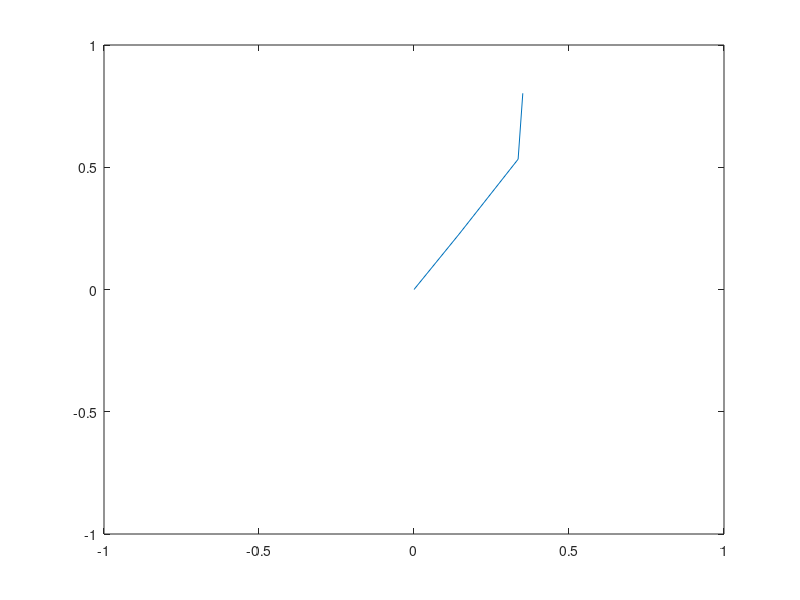

Write MATLAB code to recreate this figure.
L1= 0.27;   % length of the first limb segment
L2= 0.36;   % length of the second limb segment
L3= 0.27;   % length of the third limb segments

alfa1(1)=0;  % the starting angle of the first segment respect to the horizpntal line
alfa2(1)=0;  %% the starting angle of the second segment respect to the first segment
alfa3(1)=0;  %% the starting angle of the third segment respect to the second segment
               

for i=1:100
    alfa1(i)=cos(pi*(-((i/100)-0.5)^2+0.25));    % this function gives the first joint as it is changing in time (in 100 time steps)
    alfa2(i)=sin(i*(pi/9)^4/100);    % this function gives the first joint as it is changing in time (in 100 time steps);
    alfa3(i)=sin(i*(pi/6)/100);    % this function gives the first joint as it is changing in time (in 100 time steps)
end

    
for k=1:100
    Ex(k)=L1*cos(alfa1(k)); % x coordinate of the second joint (elbow) in the kth time step.
    Ey(k)=L1*sin(alfa1(k)); % y coordinate of the second joint (elbow) in the kth time step.
    
    Wx(k)=Ex(k)+L2*(cos(alfa1(k)+alfa2(k))); % x coordinate of the third joint (wrist) in the kth time step.
    Wy(k)=Ey(k)+L2*(sin(alfa1(k)+alfa2(k))); % y coordinate of the second joint (elbow) in the kth time step.
    
    EPx(k)=Wx(k)+L3*(cos(alfa1(k)+alfa2(k)+alfa3(k))); % x coordinate of the endpoint of the limb.
    EPy(k)=Wy(k)+L3*(sin(alfa1(k)+alfa2(k)+alfa3(k))); % y coordinate of the endpoint of the limb.
end

for k=1:100
    plot([0 Ex(k) Wx(k) EPx(k)], [0 Ey(k) Wy(k) EPy(k)]) % plots the moving limb in the kth timestep.
    axis([-1 1 -1 1]); % range of the axis of the figure in which the =mkivement will be presented.
    %hold on % keeps the previous frame 
    %pause % it waits until a key is pressed in the keyboard
    drawnow
end